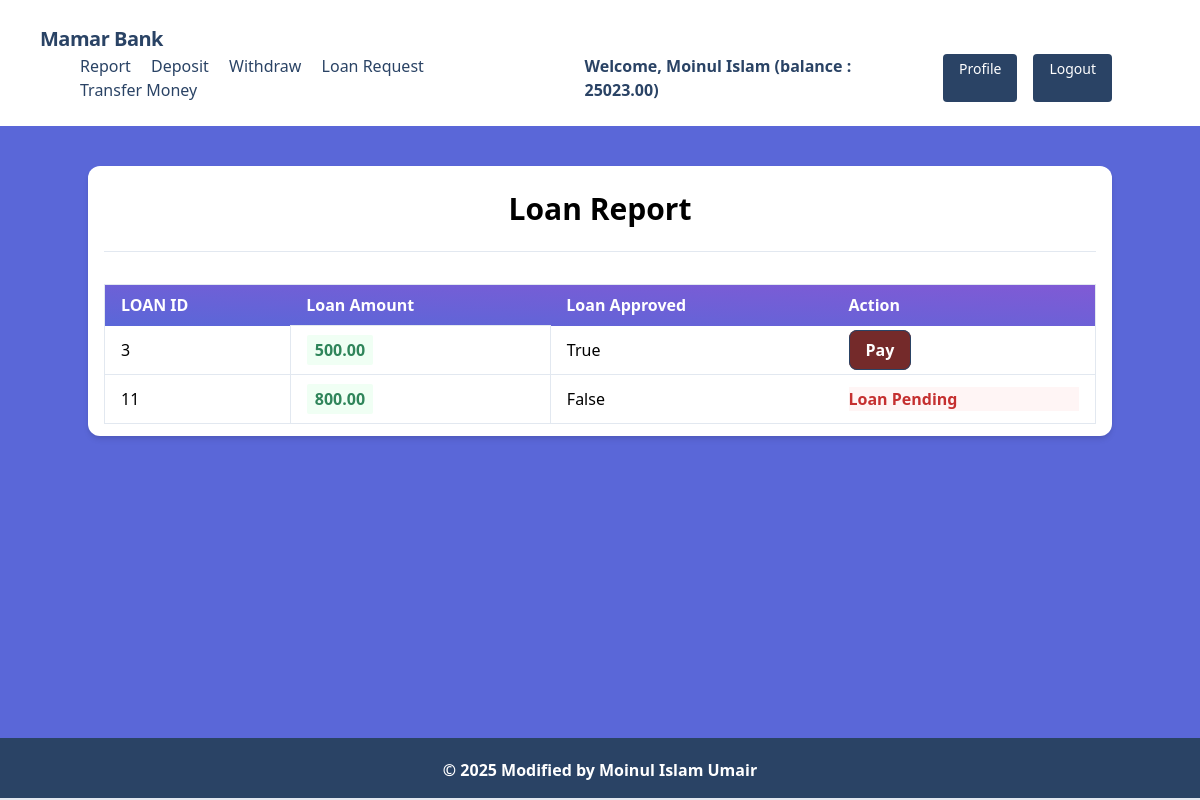
/transactions/loans/ (signed in), run on the app's committed database.
### accounts/models.py (models this page shows, shortened)
class UserBankAccount(models.Model):
    user = models.OneToOneField(User, related_name='account', on_delete=models.CASCADE)
    account_type = models.CharField(max_length=10, choices=ACCOUNT_TYPE)
    account_no = models.IntegerField(unique=True)
    birth_day = models.DateTimeField(null=True, blank=True)
    gender = models.CharField(max_length=10, choices=GENDER_TYPE)
    initial_deposit_date = models.DateField(auto_now_add=True)
    balance = models.DecimalField(default=0, max_digits=12, decimal_places=2)
    is_bankrupt = models.BooleanField(default=False)

### transactions/models.py (models this page shows)
class Transaction(models.Model):
    account = models.ForeignKey(UserBankAccount, related_name = 'transactions', on_delete = models.CASCADE)
    amount = models.DecimalField(decimal_places=2, max_digits = 12)
    balance_after_transaction = models.DecimalField(decimal_places=2, max_digits = 12)
    transaction_type = models.IntegerField(choices=TRANSACTION_TYPE, null = True)
    timestamp = models.DateTimeField(auto_now_add=True)
    loan_approve = models.BooleanField(default=False)
    class Meta:
        ordering = ['timestamp']

### transactions/views.py (the view)
# urls.py: path("loans/", LoanListView.as_view(), name="loan_list"),
class LoanListView(LoginRequiredMixin,ListView):
    model = Transaction
    template_name = 'transactions/loan_request.html'
    context_object_name = 'loans'
    def get_queryset(self):
        user_account = self.request.user.account
        queryset = Transaction.objects.filter(account=user_account,transaction_type=3)
        print(queryset)
        return queryset

### transactions/templates/transactions/loan_request.html (shortened to what this page needs)
{% extends 'base.html' %}
{% block content %}
<div class="my-10 py-3 px-4 bg-white rounded-xl shadow-md">
  <h1 class="font-bold text-3xl text-center pb-5 pt-2">Loan Report</h1>
  <hr />
  <table
    class="table-auto mx-auto w-full px-5 rounded-xl mt-8 border dark:border-neutral-500"
  >
    <thead class="bg-purple-900 text-white text-left">
      <tr
        class="bg-gradient-to-tr from-indigo-600 to-purple-600 rounded-md py-2 px-4 text-white font-bold"
      >
        <th class="px-4 py-2">LOAN ID</th>
        <th class="px-4 py-2">Loan Amount</th>
        <th class="px-4 py-2">Loan Approved</th>
        <th class="px-4 py-2">Action</th>
      </tr>
    </thead>
    <tbody>
      {% for loan in loans %}
      <tr class="border-b dark:border-neutral-500">
        <td class="px-4 py-2">
         {{ loan.id }}
        </td>
        <td class="px-4 py-3 text-s border">
          <span
            class="px-2 py-1 font-bold leading-tight rounded-sm text-green-700 bg-green-100"
          >
            {{ loan.amount }}
          </span>
        </td>
        <td class="px-4 py-2">
          {{ loan.loan_approve }}
        </td>
        <td class="px-4 py-2">
          {% if loan.loan_approve %}
          <a class="f-bold bg-red-900 text-white hover:text-blue-900 hover:bg-white border border-blue-900 font-bold px-4 py-2 rounded-lg" href='{% url "pay" loan.id %}'>Pay</a>
          {% else %}
          <p class="font-bold text-red-700 bg-red-100">Loan Pending</p>
          {% endif %}
        </td>
      </tr>
      {% endfor %}
    </tbody>
  </table>
</div>
{% endblock %}

### core/templates/navbar.html (shortened to what this page needs)
<nav class="flex items-center justify-between flex-wrap bg-white p-6 px-10">
    <div class="flex items-center flex-shrink-0 text-white mr-6">
        <span class="font-semibold text-xl tracking-tight text-blue-900"><a href="/">Mamar Bank</a></span>
    </div>
    <div class="w-full block flex-grow lg:flex lg:items-center lg:w-auto px-10">
        {% if request.user.is_authenticated %}
            <div class="text-md lg:flex-grow">
                <a href="{% url 'transaction_report' %}" class="block mt-4 lg:inline-block lg:mt-0 text-blue-900 hover:text-red-900 hover:font-black mr-4">
                    Report
                </a>
                <a href="{% url 'deposit_money' %}" class="block mt-4 lg:inline-block lg:mt-0 text-blue-900 hover:text-red-900 hover:font-black mr-4">
                    Deposit
                </a>
                <a href="{% url 'withdraw_money' %}" class="block mt-4 lg:inline-block lg:mt-0 text-blue-900 hover:text-red-900 hover:font-black mr-4">
                    Withdraw
                </a>
                <a href="{% url 'loan_request' %}" class="block mt-4 lg:inline-block lg:mt-0 text-blue-900 hover:text-red-900 hover:font-black mr-4">
                    Loan Request
                </a>
                <a href="{% url 'transfer_money' %}" class="block mt-4 lg:inline-block lg:mt-0 text-blue-900 hover:text-red-900 hover:font-black mr-4">
                    Transfer Money
                </a>
            </div>
            <div class="flex w-auto">
                <div class="text-blue-900 my-auto font-black px-5">Welcome, {{ request.user.first_name }} (balance : {{request.user.account.balance}}) </div>
                <a href="{% url 'profile' %}" class="mx-2 inline-block font-medium text-sm px-4 py-2 leading-none bg-blue-900 rounded text-white border-white hover:border-transparent hover:text-dark hover:bg-red-700 mt-4 lg:mt-0">Profile</a>
                <a href="{% url 'user_logout' %}" class="mx-2 inline-block font-medium text-sm px-4 py-2 leading-none bg-blue-900 rounded text-white border-white hover:border-transparent hover:text-dark hover:bg-red-700 mt-4 lg:mt-0">Logout</a>
            </div>
        {% endif %}
    </div>
</nav>

### data on the page
Transaction: id "3", amount "500.00", loan_approve "True", shows "Pay"
Transaction: id "11", amount "800.00", loan_approve "False", shows "Loan Pending"

### other printed values
{{ request.user.first_name }} "Moinul Islam"
{{ request.user.account.balance }} "25023.00"
